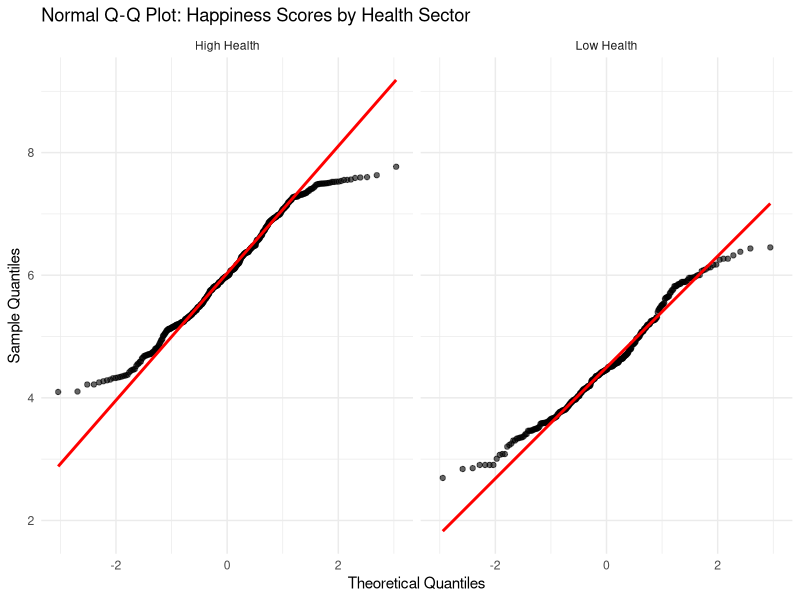
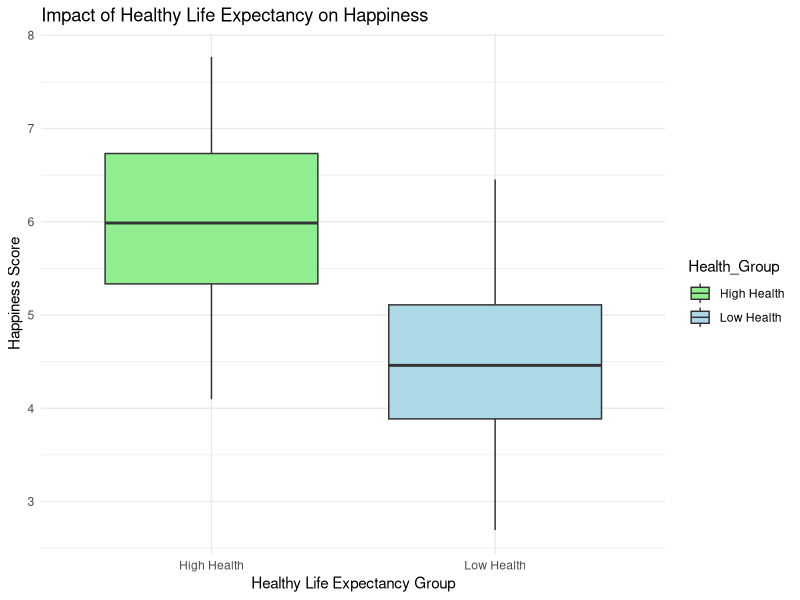
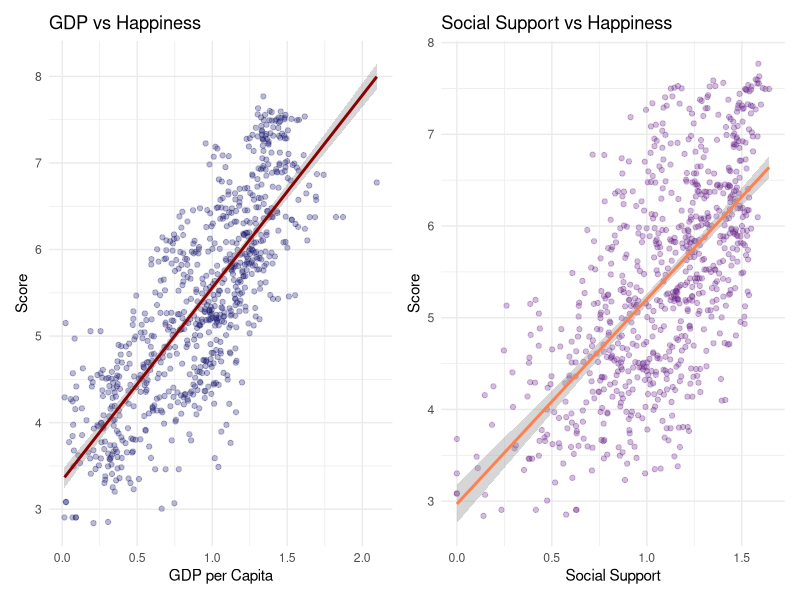
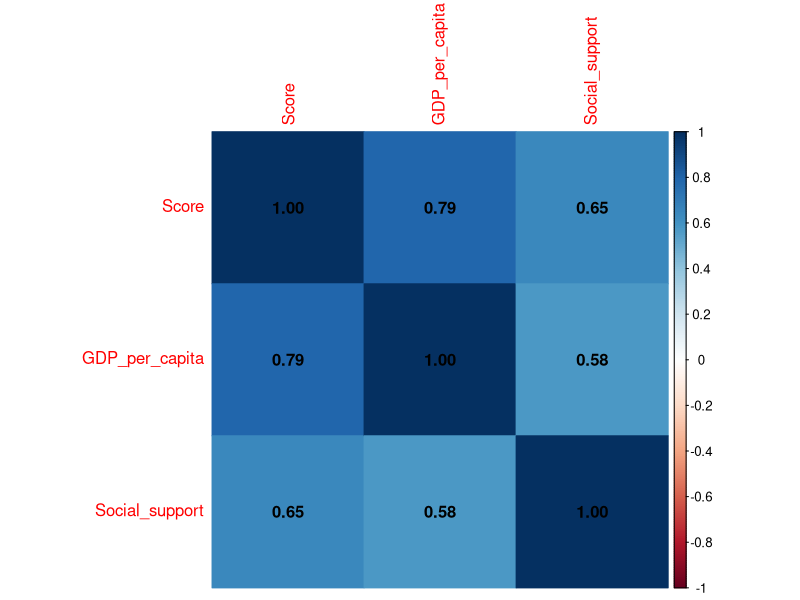
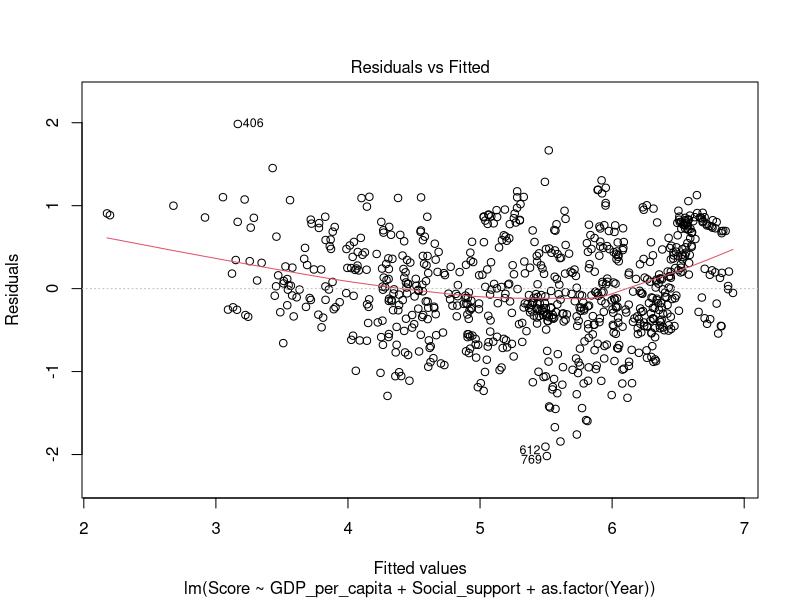
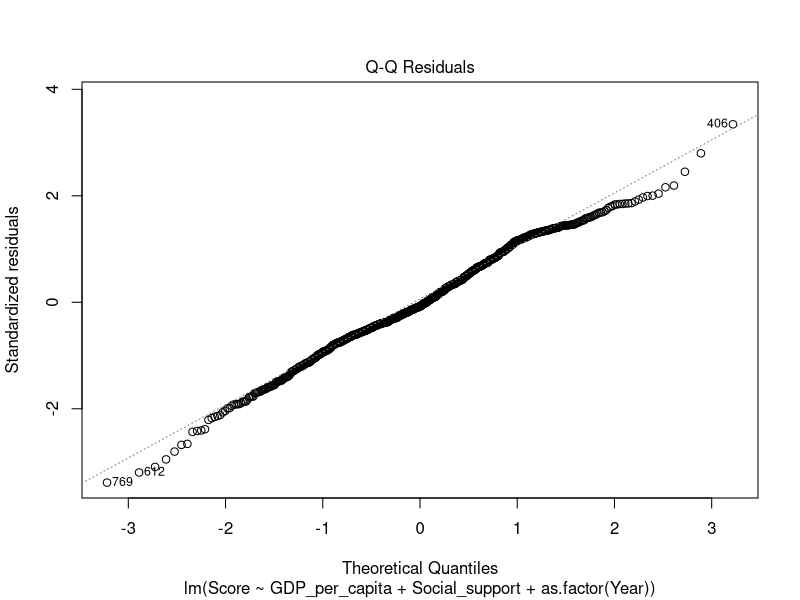
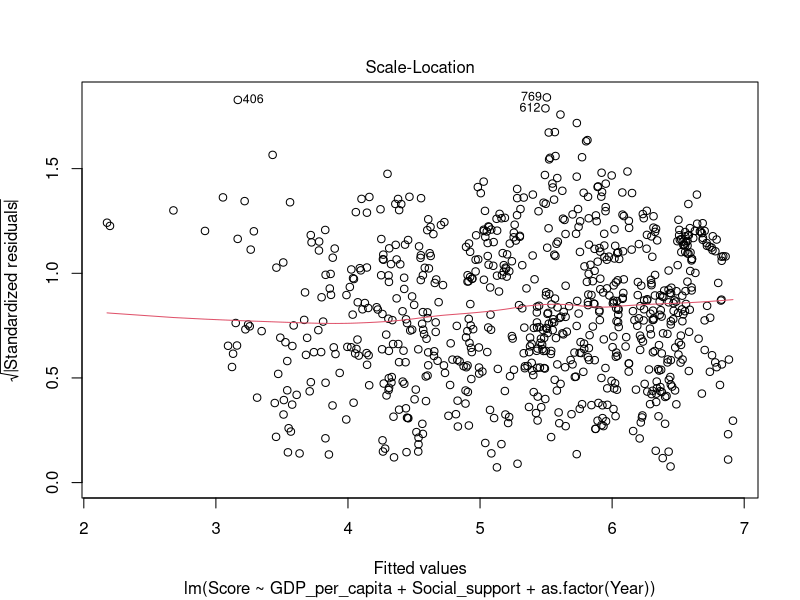
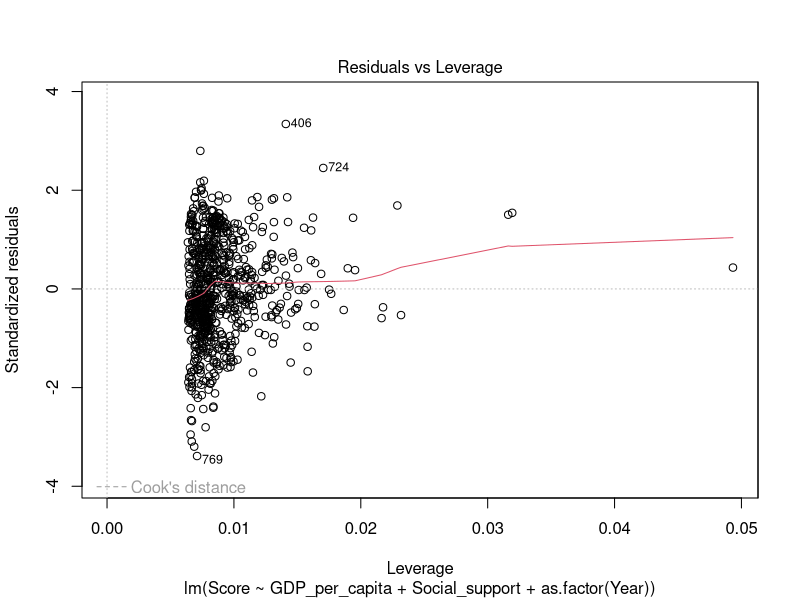

R code for these plots, in order:
## ---- chunk 1
library(tidyverse)
## ---- chunk 2
data <- read.csv("happiness_final.csv")
## ---- chunk 3
global_health_avg <- mean(data$LifeExp_raw, na.rm = TRUE)

df_task2 <- data %>%
  filter(!is.na(LifeExp_raw), !is.na(Score)) %>% 
  mutate(Health_Group = ifelse(LifeExp_raw > global_health_avg, 
                               "High Health", "Low Health")) %>%
  select(Score, Health_Group)
## ---- chunk 4

library(car)

shapiro_high <- shapiro.test(df_task2$Score[df_task2$Health_Group == "High Health"])
shapiro_low <- shapiro.test(df_task2$Score[df_task2$Health_Group == "Low Health"])

shapiro_high
shapiro_low


levene_test <- leveneTest(Score ~ as.factor(Health_Group), data = df_task2)
levene_test
## ---- chunk 5
ggplot(df_task2, aes(sample = Score)) +
  stat_qq(alpha = 0.6) + 
  stat_qq_line(color = "red", size = 1) + 
  facet_wrap(~Health_Group) + 
  theme_minimal() +
  labs(title = "Normal Q-Q Plot: Happiness Scores by Health Sector",
       x = "Theoretical Quantiles",
       y = "Sample Quantiles")
## ---- chunk 6
wilcox_result <- wilcox.test(Score ~ Health_Group, 
                             data = df_task2, 
                             alternative = "greater")

wilcox_result
## ---- chunk 7
ggplot(df_task2, aes(x = Health_Group, y = Score, fill = Health_Group)) +
  geom_boxplot() +
  theme_minimal() +
  labs(title = "Impact of Healthy Life Expectancy on Happiness",
       x = "Healthy Life Expectancy Group",
       y = "Happiness Score") +
  scale_fill_manual(values = c("High Health" = "lightgreen", "Low Health" = "lightblue"))
## ---- chunk 8
happiness_final <- read.csv("happiness_final.csv")

happiness_clean <- happiness_final %>%
  filter(!is.na(Score), !is.na(GDP_per_capita), !is.na(Social_support), GDP_per_capita > 0)

library(ggplot2)
library(patchwork)

p1 <- ggplot(happiness_clean, aes(x = GDP_per_capita, y = Score)) +
  geom_point(alpha = 0.3, color = "midnightblue") + 
  stat_smooth(method = "lm", formula = y ~ poly(x), color = "darkred") +
  labs(title = "GDP vs Happiness", x = "GDP per Capita", y = "Score") +
  theme_minimal()

p2 <- ggplot(happiness_clean, aes(x = Social_support, y = Score)) +
  geom_point(alpha = 0.3, color = "darkorchid4") + 
  stat_smooth(method = "lm", formula = y ~ poly(x), color = "coral") +
  labs(title = "Social Support vs Happiness", x = "Social Support", y = "Score") +
  theme_minimal()

p1 + p2
## ---- chunk 9
library(corrplot)

cor_matrix <- happiness_clean %>%
  select(Score, GDP_per_capita, Social_support) %>%
  as.matrix() %>%
  cor()

corrplot(
  cor_matrix,
  method = "color",
  addCoef.col = "black")
## ---- chunk 10
model <- lm(Score ~ GDP_per_capita + Social_support + as.factor(Year), data = happiness_clean)

summary(model)
plot(model)
## ---- chunk 11
model_poly <- lm(Score ~ GDP_per_capita + I(GDP_per_capita^2) + 
                   Social_support + I(Social_support^2) + 
                   as.factor(Year), 
                 data = happiness_clean)

summary(model_poly)
plot(model_poly)
## ---- chunk 12
vif(model)
